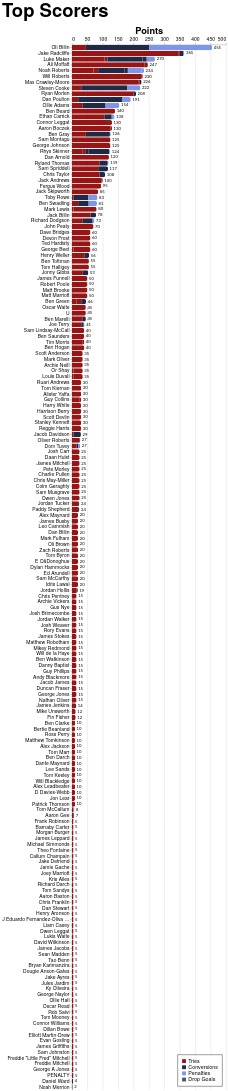

Here is the Vega-Lite specification saved for this chart:
### Vega-Lite specification from a JSON file in a GitHub repository (floating-point values rounded to 4 significant figures; data arrays with more than 128 entries replaced by an {"elided": "..."} marker saying what was removed)
{"config": {"axis": {"labelFont": "PT Sans Narrow, Helvetica Neue, Helvetica, Arial, sans-serif", "titleFont": "PT Sans Narrow, Helvetica Neue, Helvetica, Arial, sans-serif", "labelFontSize": 13, "titleFontSize": 24, "gridColor": "#202947", "gridOpacity": 0.2, "zindex": 1}, "text": {"font": "Lato, sans-serif"}, "bar": {"cornerRadiusEnd": 5}, "header": {"labelFont": "PT Sans Narrow, Helvetica Neue, Helvetica, Arial, sans-serif", "titleFont": "PT Sans Narrow, Helvetica Neue, Helvetica, Arial, sans-serif", "labelFontSize": 24, "titleFontSize": 28, "labelFontWeight": "bold", "orient": "left"}, "legend": {"labelFont": "PT Sans Narrow, Helvetica Neue, Helvetica, Arial, sans-serif", "titleFont": "PT Sans Narrow, Helvetica Neue, Helvetica, Arial, sans-serif", "labelFontSize": 14, "titleFontSize": 16, "titlePadding": 5, "fillColor": "white", "strokeColor": "black", "padding": 10, "titleFontWeight": "lighter", "titleFontStyle": "italic", "titleColor": "gray", "offset": 10}, "title": {"font": "PT Sans Narrow, Helvetica Neue, Helvetica, Arial, sans-serif", "fontSize": 48, "fontWeight": "bold", "anchor": "start", "align": "center", "titlePadding": 20, "subtitlePadding": 10, "subtitleFontSize": 13, "subtitleColor": "", "subtitleFontStyle": "italic", "offset": 15, "color": "black"}, "axisX": {"labelAngle": 0}, "facet": {"title": null, "header": null, "align": {"row": "each", "column": "each"}, "spacing": 10}, "resolve": {"scale": {"y": "independent", "facet": "independent"}}, "background": "transparent", "scale": {"offsetBandPaddingOuter": 0.2, "offsetBandPaddingInner": 0.1}, "view": {"stroke": null, "background": "transparent"}}, "layer": [{"mark": {"type": "bar"}, "encoding": {"color": {"field": "component", "legend": {"orient": "bottom-right", "title": null}, "scale": {"domain": ["Tries", "Conversions", "Penalties", "Drop Goals"], "range": ["#981515", "#202946", "#7d96e8", "#4b5563"]}, "type": "nominal"}, "order": {"field": "component_order", "sort": "ascending", "type": "quantitative"}, "tooltip": [{"field": "player", "title": "Player", "type": "nominal"}, {"field": "game_type", "title": "Game Type", "type": "nominal"}, {"field": "component", "title": "Score Type", "type": "nominal"}, {"aggregate": "sum", "field": "value", "title": "Value", "type": "quantitative"}, {"aggregate": "max", "field": "player_total", "title": "Total", "type": "quantitative"}], "x": {"aggregate": "sum", "axis": {"orient": "top", "title": "Points"}, "field": "value", "type": "quantitative"}, "y": {"field": "player", "sort": {"field": "player_total", "op": "max", "order": "descending"}, "title": null, "type": "nominal"}}}, {"mark": {"type": "text", "align": "left", "baseline": "middle", "color": "black", "dx": 4, "fontSize": 11}, "encoding": {"text": {"field": "total_value", "format": ".0f", "type": "quantitative"}, "x": {"axis": {"orient": "top", "title": "Points"}, "field": "total_value", "type": "quantitative"}, "y": {"field": "player", "sort": {"field": "player_total", "op": "max", "order": "descending"}, "title": null, "type": "nominal"}}, "transform": [{"aggregate": [{"op": "sum", "field": "value", "as": "total_value"}, {"op": "max", "field": "player_total", "as": "player_total"}], "groupby": ["player"]}]}], "data": {"name": "data-afb4f9be818251d264da103a78ad07a8"}, "height": {"step": 15}, "params": [{"name": "seasonParam", "value": []}, {"name": "gameTypesParam", "value": []}, {"name": "gameTypeParam", "value": "All games"}, {"name": "squadParam", "value": "All"}, {"name": "scoreTypeParam", "value": "Total"}], "title": {"text": "Top Scorers"}, "transform": [{"filter": "length(seasonParam) === 0 || indexof(seasonParam, datum.season) >= 0"}, {"filter": "length(gameTypesParam) === 0 || indexof(gameTypesParam, datum.game_type) >= 0"}, {"filter": "squadParam === \"All\" || datum.squad === squadParam"}, {"filter": "scoreTypeParam === datum.score_type"}, {"joinaggregate": [{"op": "sum", "field": "value", "as": "player_total"}], "groupby": ["player"]}, {"filter": "datum.player_total > 0"}], "width": 400, "$schema": "https://vega.github.io/schema/vega-lite/v5.20.1.json", "datasets": {"data-afb4f9be818251d264da103a78ad07a8": {"elided": "1168 records"}}}
